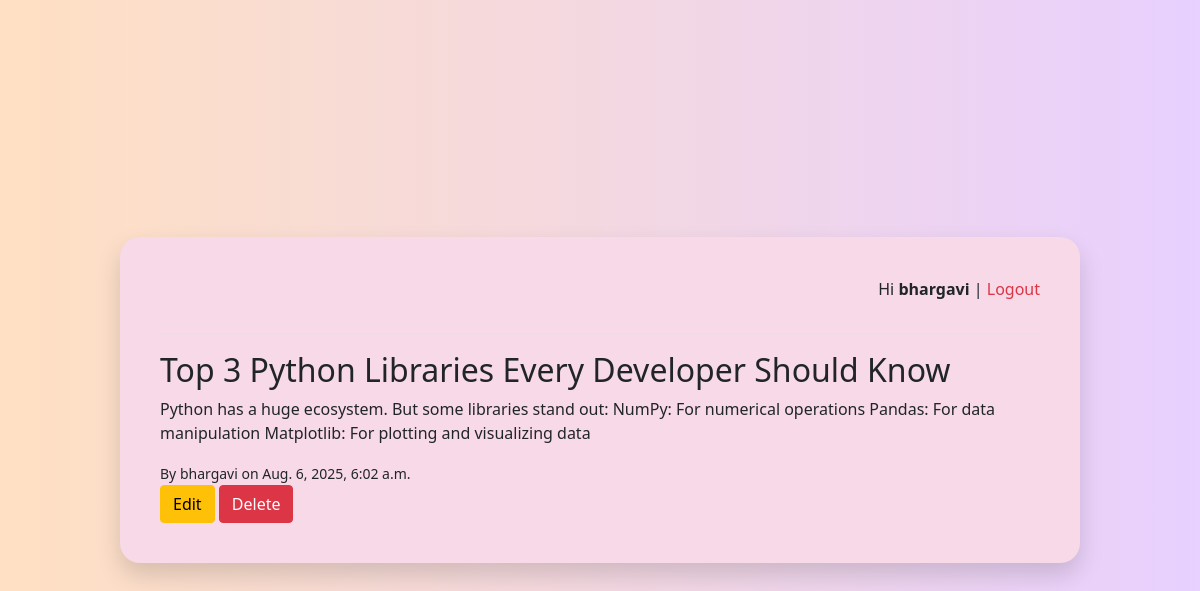
The app's page /post/1/ (signed in) with its own data.
### blog/models.py (models this page shows, shortened)
class Post(models.Model):
    title = models.CharField(max_length=200)
    content = models.TextField()
    date_posted = models.DateTimeField(auto_now_add=True)
    author = models.ForeignKey(User, on_delete=models.CASCADE, default=1)

### blog/views.py (the view)
# urls.py: path('post/<int:pk>/', views.post_detail, name='post-detail'),
def post_detail(request, pk):
    post = get_object_or_404(Post, pk=pk)
    return render(request, 'blog/post_detail.html', {'post': post})

### blog/templates/blog/post_detail.html
{% extends 'blog/base.html' %}
{% block content %}
<h2>{{ post.title }}</h2>
<p>{{ post.content }}</p>
<small>By {{ post.author }} on {{ post.date_posted }}</small><br>
{% if user == post.author %}
    <a href="{% url 'post-update' post.pk %}" class="btn btn-warning">Edit</a>
    <a href="{% url 'post-delete' post.pk %}" class="btn btn-danger">Delete</a>
{% endif %}
{% endblock %}

### blog/templates/blog/base.html (shortened to what this page needs)
{% load static %}
<!DOCTYPE html>
<html lang="en">
<head>
    <link rel="stylesheet" href="{% static 'blog/styles.css' %}">
    <link href="https://cdn.jsdelivr.net/npm/bootstrap@5.0.2/dist/css/bootstrap.min.css" rel="stylesheet">
</head>
<body>
    <div class="container fade-in">
        <div class="header">
            {% if user.is_authenticated %}
                <p class="text-end">Hi <strong>{{ user.username }}</strong> |
                    <a href="{% url 'logout' %}" class="text-danger">Logout</a>
                </p>
            {% else %}
                <div class="text-end">
                    <a href="{% url 'login' %}" class="btn btn-outline-primary btn-sm me-2">Login</a>
                    <a href="{% url 'register' %}" class="btn btn-outline-success btn-sm">Register</a>
                </div>
            {% endif %}
        </div>
        <hr>
        {% block content %}{% endblock %}
    </div>
</body>
</html>

### blog/static/blog/styles.css (style rules this page uses)
body { background: linear-gradient(to right, #ffe0c3, #e8d0ff); font-family: 'Segoe UI', Tahoma, Geneva, Verdana, sans-serif; color: #4b3869; margin: 0; padding: 0; }
a { color: #4b3869; text-decoration: none; }

### blog/templates/blog/base.html (style rules this page uses)
body { background: linear-gradient(to right, #ffe0c3, #e8d0ff); font-family: 'Segoe UI', Tahoma, Geneva, Verdana, sans-serif; min-height: 100vh; margin: 0; padding: 0; display: flex; align-items: center; justify-content: center; }
.container { background-color:#f7d9e7; padding: 40px; border-radius: 20px; box-shadow: 0 12px 25px rgba(0, 0, 0, 0.15); width: 95%; max-width: 960px; transition: all 0.3s ease; }
.header { display: flex; justify-content: flex-end; align-items: center; margin-bottom: 10px; }
a { color: #5a189a; text-decoration: none; transition: color 0.3s ease; }
hr { border-top: 2px solid #dee2e6; }
.fade-in { animation: fadeIn 1s ease-in; }

### records on screen
Post: title "Top 3 Python Libraries Every Developer Should Know", content "Python has a huge ecosystem. But some libraries stand out: NumPy: For numerical operations Pandas: For data manipulation Matplotlib: For plotting and visualizing data", author "bhargavi", date_posted "Aug. 6, 2025, 6:02 a.m."

### other values on screen
{{ user.username }} "bhargavi"
